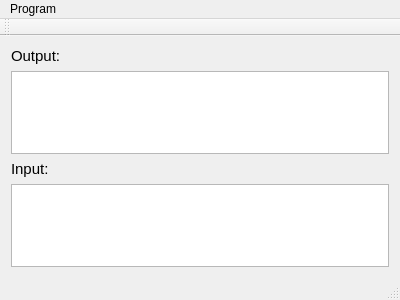
<?xml version="1.0" encoding="UTF-8"?>
<ui version="4.0">
 <class>MainWindow</class>
 <widget class="QMainWindow" name="MainWindow">
  <property name="geometry">
   <rect>
    <x>0</x>
    <y>0</y>
    <width>400</width>
    <height>300</height>
   </rect>
  </property>
  <property name="windowTitle">
   <string>MainWindow</string>
  </property>
  <widget class="QWidget" name="centralWidget">
   <layout class="QVBoxLayout" name="verticalLayout_3">
    <item>
     <layout class="QVBoxLayout" name="verticalLayout">
      <item>
       <widget class="QLabel" name="label_2">
        <property name="font">
         <font>
          <pointsize>11</pointsize>
         </font>
        </property>
        <property name="text">
         <string>Output:</string>
        </property>
       </widget>
      </item>
      <item>
       <widget class="QTextBrowser" name="textBrowser"/>
      </item>
     </layout>
    </item>
    <item>
     <layout class="QVBoxLayout" name="verticalLayout_2">
      <item>
       <widget class="QLabel" name="label">
        <property name="font">
         <font>
          <pointsize>11</pointsize>
          <weight>50</weight>
          <bold>false</bold>
         </font>
        </property>
        <property name="text">
         <string>Input:</string>
        </property>
       </widget>
      </item>
      <item>
       <widget class="QPlainTextEdit" name="plainTextEdit"/>
      </item>
     </layout>
    </item>
   </layout>
  </widget>
  <widget class="QMenuBar" name="menuBar">
   <property name="geometry">
    <rect>
     <x>0</x>
     <y>0</y>
     <width>400</width>
     <height>21</height>
    </rect>
   </property>
   <widget class="QMenu" name="menuProgram">
    <property name="title">
     <string>Program</string>
    </property>
    <addaction name="actionAvailable_Ports"/>
    <addaction name="actionConfigure_Connection"/>
   </widget>
   <addaction name="menuProgram"/>
  </widget>
  <widget class="QToolBar" name="mainToolBar">
   <attribute name="toolBarArea">
    <enum>TopToolBarArea</enum>
   </attribute>
   <attribute name="toolBarBreak">
    <bool>false</bool>
   </attribute>
  </widget>
  <widget class="QStatusBar" name="statusBar"/>
  <action name="actionAvailable_Ports">
   <property name="text">
    <string>Available Ports</string>
   </property>
  </action>
  <action name="actionConfigure_Connection">
   <property name="text">
    <string>Configure Connection</string>
   </property>
  </action>
 </widget>
 <layoutdefault spacing="6" margin="11"/>
 <resources/>
 <connections/>
</ui>
